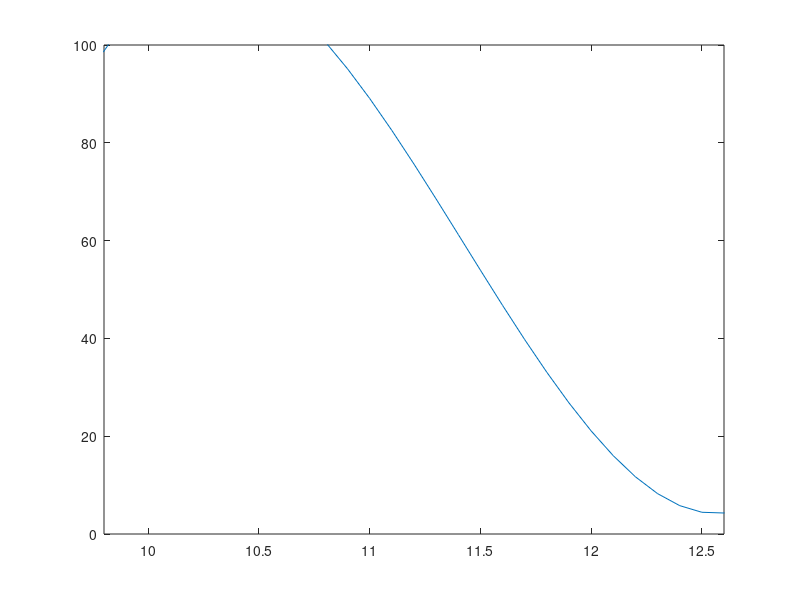

Source code (MATLAB):
clear
% Cargo los valores
x = [9.82 10.83 11.06 11.12 11.18 11.24 11.3 11.36 11.39 11.45 11.51 11.56 11.62 11.74 11.86 11.95 12.07 12.25 12.33 12.45 12.6];
y = [100 95 90 85 80 75 70 65 60 55 50 45 40 35 30 25 20 15 10 5 0];

% Determino el polinomio
p = polyfit(x,y,3); % Coeficientes de un polinomio de grado 9

% Grafico en el rango que me interesa
x1=[9:0.1:13];
f =polyval(p,x1);
plot(x1,f), xlim([9.8 12.6]), ylim([0 100])